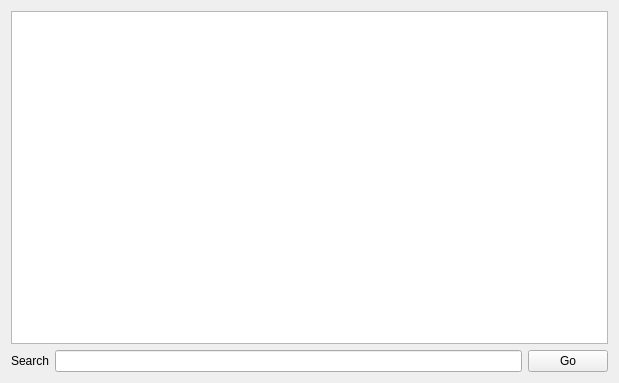
<?xml version="1.0" encoding="UTF-8"?>
<ui version="4.0">
 <class>ckfind</class>
 <widget class="QWidget" name="ckfind">
  <property name="geometry">
   <rect>
    <x>0</x>
    <y>0</y>
    <width>619</width>
    <height>383</height>
   </rect>
  </property>
  <property name="windowTitle">
   <string>ckfind</string>
  </property>
  <layout class="QVBoxLayout" name="verticalLayout">
   <item>
    <widget class="QTextEdit" name="textEdit"/>
   </item>
   <item>
    <layout class="QHBoxLayout" name="horizontalLayout">
     <item>
      <widget class="QLabel" name="label">
       <property name="text">
        <string>Search</string>
       </property>
      </widget>
     </item>
     <item>
      <widget class="QLineEdit" name="lineEdit"/>
     </item>
     <item>
      <widget class="QPushButton" name="goButton">
       <property name="text">
        <string>Go</string>
       </property>
      </widget>
     </item>
    </layout>
   </item>
  </layout>
  <zorder>label</zorder>
  <zorder>lineEdit</zorder>
  <zorder>lineEdit</zorder>
  <zorder>textEdit</zorder>
  <zorder>lineEdit</zorder>
  <zorder>goButton</zorder>
  <zorder></zorder>
 </widget>
 <layoutdefault spacing="6" margin="11"/>
 <resources/>
 <connections/>
</ui>
